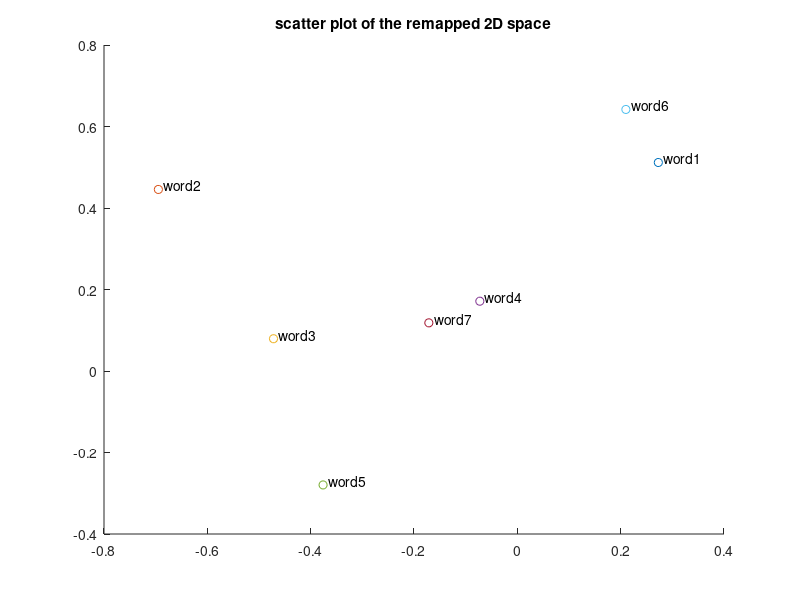

Reproduce this figure in MATLAB.
A = [2 5 0 6 0 3 5;1 4 9 0 0 3 0;5 0 5 0 4 1 1;0 8 0 4 8 1 0;1 9 6 3 7 8 9;10 2 3 0 5 2 5];
[U,S,V] = svd(A);

figure
for i = 1:7
    x = V(1,i);
    y = V(2,i);
    dx = 0.01; dy = 0.01; 
    scatter(x,y);
    hold on
    name = strcat('word',int2str(i));
    text(x+dx, y+dy, name);
    hold on
end
title('scatter plot of the remapped 2D space');

